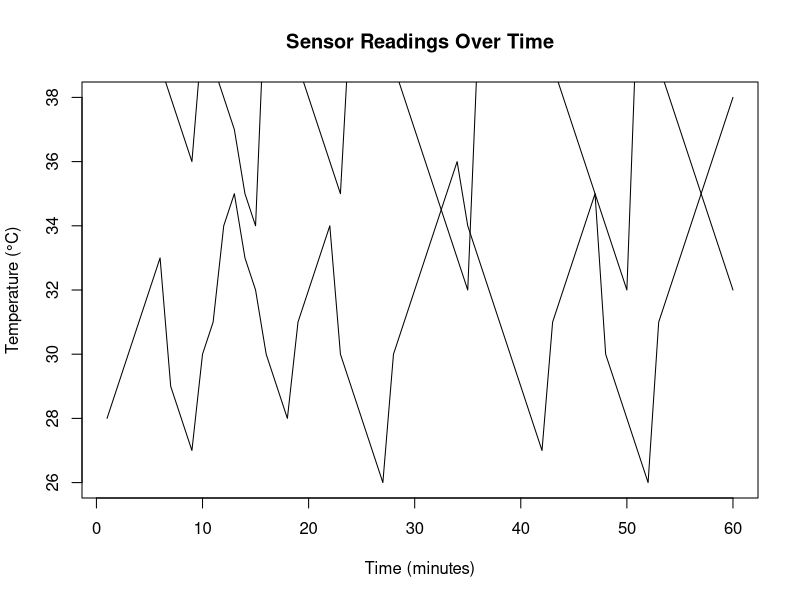

This figure's R source:
#23BDS0337

# Example sensor readings (60 values each for 60 minutes)
temperature <- c(28, 29, 30, 31, 32, 33, 29, 28, 27, 30, 31, 34, 35, 33, 32, 30, 29, 28, 31, 32, 33, 34, 30, 29, 28, 27, 26, 30, 31, 32, 33, 34, 35, 36, 34, 33, 32, 31, 30, 29, 28, 27, 31, 32, 33, 34, 35, 30, 29, 28, 27, 26, 31, 32, 33, 34, 35, 36, 37, 38)

humidity <- c(45, 44, 43, 42, 41, 39, 38, 37, 36, 40, 39, 38, 37, 35, 34, 42, 43, 44, 39, 38, 37, 36, 35, 41, 42, 43, 44, 39, 38, 37, 36, 35, 34, 33, 32, 40, 41, 42, 43, 44, 45, 46, 39, 38, 37, 36, 35, 34, 33, 32, 41, 42, 39, 38, 37, 36, 35, 34, 33, 32)

pressure <- c(1012, 1013, 1011, 1010, 1012, 1014, 1015, 1013, 1012, 1011, 1010, 1012, 1013, 1014, 1015, 1016, 1015, 1014, 1013, 1012, 1011, 1010, 1012, 1013, 1014, 1015, 1016, 1015, 1014, 1013, 1012, 1011, 1010, 1012, 1013, 1014, 1015, 1016, 1015, 1014, 1013, 1012, 1011, 1010, 1012, 1013, 1014, 1015, 1016, 1015, 1014, 1013, 1012, 1011, 1010, 1012, 1013, 1014, 1015, 1016)

time_minutes <- 1:60

# 1. Average reading for each sensor
avg_temp <- mean(temperature)
avg_humidity <- mean(humidity)
avg_pressure <- mean(pressure)

# 2. Identify intervals where temperature > 30 and humidity < 40
condition <- (temperature > 30) & (humidity < 40)
intervals <- which(condition)

# Print results
cat("Average Temperature:", avg_temp, "°C\n")
cat("Average Humidity:", avg_humidity, "%\n")
cat("Average Pressure:", avg_pressure, "hPa\n")
cat("Time intervals where Temp > 30°C and Humidity < 40% (in minutes):", intervals, "\n")

# 3. Plot sensor readings over time
plot(time_minutes, temperature, type = "l", xlab = "Time (minutes)", ylab = "Temperature (°C)", main = "Sensor Readings Over Time")
lines(time_minutes, humidity)
lines(time_minutes, pressure)
